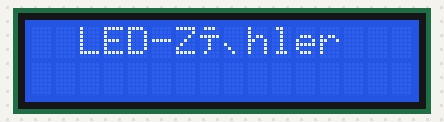
This sketch was run on a simulated Arduino Uno, built with avr-gcc and run on an emulated ATmega328P. On the bench: 16×2 character LCD.

Above: at 0.1 s.
At 1.1 s:
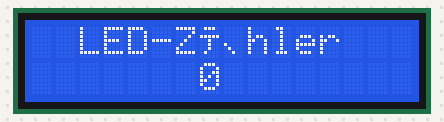
At 2.1 s:
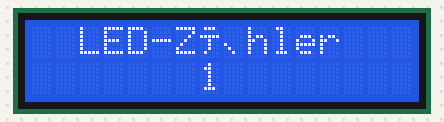
At 4.1 s:
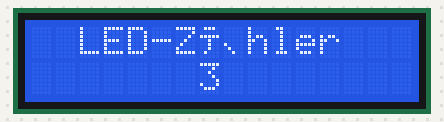
At 6.1 s:
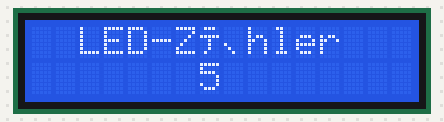
At 8.1 s:
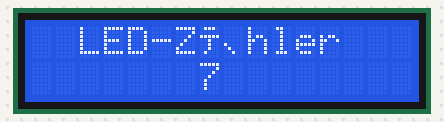

The sketch:

lcd4_abgabe.ino
```cpp
/*
	Abgabe des LCD4 Projekts

	Datum:       12.01.23
	Autoren:     Tim Bernhard
    	         Demian Flury
	Klasse:      INF20s
	Version:     V1
	Board:       Arduino Uno
*/

#include <LiquidCrystal.h>

LiquidCrystal lcd(12, 11, 5, 4, 3, 2);  // Pins des Displays an die entsprechenden Pins des Arduino anschließen

void setup() {
  lcd.begin(16, 2);                 // Anzahl der Spalten und Zeilen des Displays festlegen
  lcd.setCursor((16 - 11) / 2, 0);  // Position für Überschrift "LED-Zähler" berechnen
  lcd.print("LED-Zähler");          // Überschrift auf dem Display ausgeben

  for (int pins = 2; pins < 6; pins++) {
    pinMode(pins, OUTPUT);    // PINs 2-5 definieren
    digitalWrite(pins, LOW);  // PINs direkt ausschalten
  }
}

void loop() {
  for (int zaehler = 0; zaehler < 8; zaehler++) {           //zählt von 0 bis 7 (also 8 Schritte)
    delay(1000);                                            // wartet eine Sekunde, als inputdelay
    byte binwert = byte(zaehler);                           // schreibt die aktuelle Zahl als binärwert in die Variable binwert
    lcd.setCursor((16 - String(zaehler).length()) / 2, 1);  // Position für Dualzahl berechnen
    lcd.print(zaehler);                                     // Dualzahl auf dem Display ausgeben

    for (int n = 0; n < 4; n++)  // zählt von 0 bis 3 (4 Schritte) um jedes einzelne bit des halbbytes abzufragen
    {
      if (bitRead(binwert, n) == 1)  // wenn das aktuelle bit eine eins ist
      {
        digitalWrite(n + 2, HIGH);  // setze den entsprechenden PIN auf 1
      } else {
        digitalWrite(n + 2, LOW);  // ansonsten setze den PIN auf 0
      }
    }
  }
}
```

Measured:
- by itself, everything shown: repeats every 8.0 s, in 8 steps
- what the display in image 1 shows lasts 1.0 s, from 1.1 s to 2.1 s
